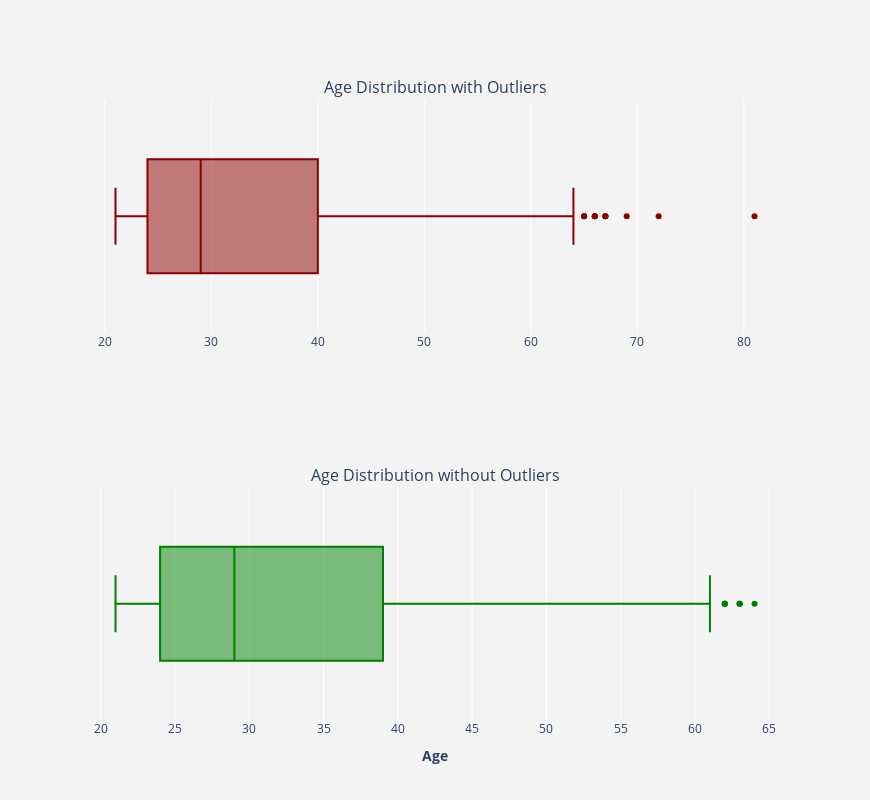

Source (notebook cell):
### Code cell
"""Plot Age with and without outliers."""
plotBoxPlot(train.Age,removeOutliers(train.Age))

### Figure 1 — Plotly figure (JSON) as saved in the notebook; plotly's stock layout.template omitted (floating-point values rounded to 4 significant figures; data arrays with more than 128 entries replaced by an {"elided": "..."} marker saying what was removed)
{"data": [{"marker": {"color": "darkred"}, "name": "", "type": "box", "x": {"elided": "590 int values"}, "xaxis": "x", "yaxis": "y"}, {"marker": {"color": "green"}, "name": "", "type": "box", "x": {"elided": "578 int values"}, "xaxis": "x2", "yaxis": "y2"}], "layout": {"annotations": [{"font": {"size": 16}, "showarrow": false, "text": "Age Distribution with Outliers", "x": 0.5, "xanchor": "center", "xref": "paper", "y": 1, "yanchor": "bottom", "yref": "paper"}, {"font": {"size": 16}, "showarrow": false, "text": "Age Distribution without Outliers", "x": 0.5, "xanchor": "center", "xref": "paper", "y": 0.375, "yanchor": "bottom", "yref": "paper"}], "height": 800, "paper_bgcolor": "rgb(243, 243, 243)", "plot_bgcolor": "rgb(243, 243, 243)", "showlegend": false, "width": 870, "xaxis": {"anchor": "y", "domain": [0, 1]}, "xaxis2": {"anchor": "y2", "domain": [0, 1], "title": {"text": "<b>Age</b>"}}, "yaxis": {"anchor": "x", "domain": [0.625, 1]}, "yaxis2": {"anchor": "x2", "domain": [0, 0.375]}}}
